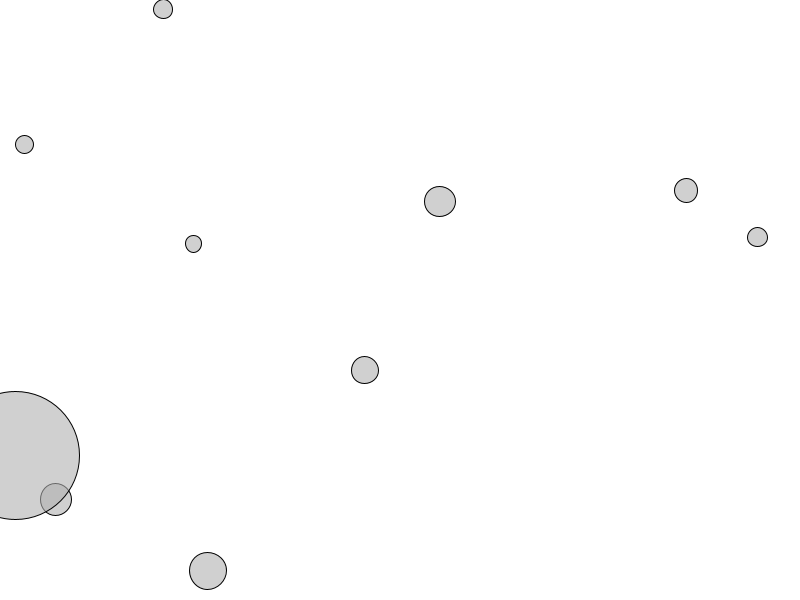
Frame 1 (no input)
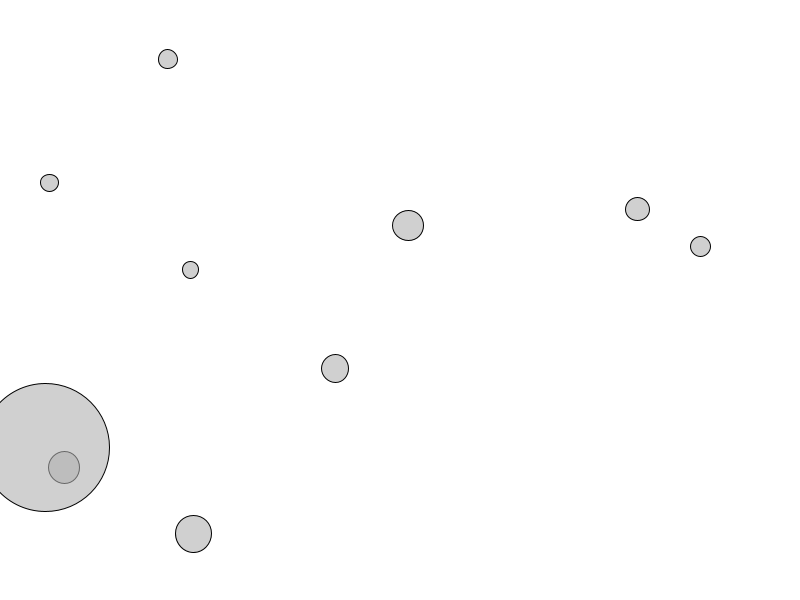
Frame 60 (the mouse pressed at the canvas centre just before this capture)
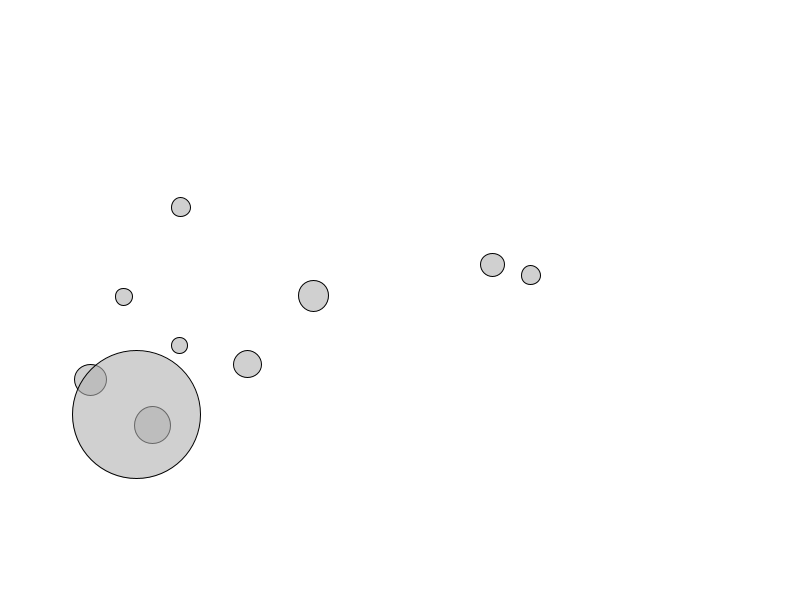
Frame 120 (the mouse held since frame 60 and released just before this capture)

The Processing sketch that drew these frames (run headless with seeded random() and noise(); from frame 60 on, the mouse is pressed at the canvas centre):

// Processing sketch: GravityAttractEachOther
// ── GravityAttractEachOther.pde
class Attractor{
  
  float mass;
  PVector location;
  float G;
  
  Attractor(float m, float x, float y){
   
    location = new PVector(x,y);
    mass = m;
    G = 1;
    
  }
  
  

  
  
  void display(){
   stroke(0);
   fill(255,255,0,150);
   ellipse(location.x,location.y,mass*2,mass*2);
  }
}


class Mover{
 
  PVector location;
  PVector velocity;
  PVector acceleration;
  float topspeed;
  float mass;
  float G;
  
  
  Mover(float m, float x, float y){
   
    location = new PVector(x,y);
    velocity = new PVector(0,0);
    acceleration = new PVector(0,0);
    topspeed = 5;
    mass = m;
    G= 1;
  }
  
  void update(){
   velocity.add(acceleration);
   velocity.limit(topspeed);
   location.add(velocity); 

    acceleration.mult(0);
  }
  
  void display(){
   stroke(0);
   fill(175,150);
   ellipse(location.x,location.y,mass*16,mass*16);
  }
  
  void applyForce(PVector force){
    PVector f = PVector.div(force,mass);
    acceleration.add(f);
    
  }
  
  PVector attract(Mover m){
   
    PVector force = PVector.sub(location, m.location);
    float distance = force.mag();
    distance = constrain(distance,5,25);
    
    force.normalize();
    
    float strength = (G * mass * m.mass)/(distance * distance);
 
    force.mult(strength);
       
    
    return force;
    
  }
  
  void checkEdges(){
   if (location.x > width){
     location.x = width;
     velocity.x *= -1;
   }
   else if(location.x < 0){
     location.x = 0;
     velocity.x *= -1;
   }
   
   if (location.y > height){
     location.y = height;
     velocity.y *= -1;
   }
   else if(location.y < 0){
     location.y = 0;
     velocity.y *= -1;
   }
  }
}

Mover[] movers;



void setup(){
  size(800,600);
  
  movers = new Mover[10];
  
  for (int i = 0; i < movers.length-1; i++){
  
  movers[i] = new Mover(random(1,3),random(width),random(height));
  
  
  
  }
  movers[movers.length-1] = new Mover(8,random(width),random(height));
}


void draw(){
 
  
  background(255);
  
  
  for (int i = 0; i < movers.length; i++){
     for (int j = 0; j < movers.length; j++){
       
       if( i != j){
         PVector force = movers[j].attract(movers[i]);
         movers[i].applyForce(force);
       }
    }
    movers[i].update();
    movers[i].display();
  
  }
  

}
